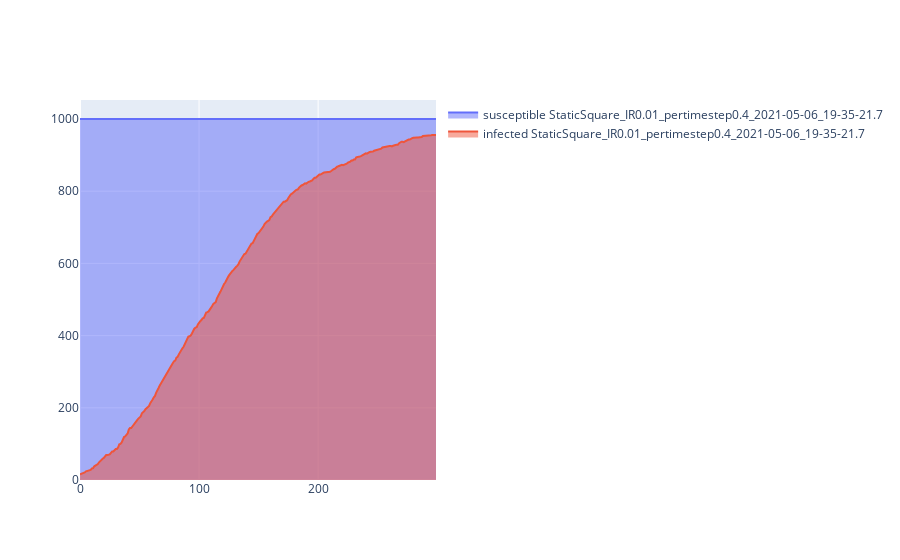

Write notebook code for a chart like this one.
### Code cell
scatters, group_counts = create_folder_data_scatter('../Task_4/output\\StaticSquare_IR0.01_pertimestep0.4_2021-05-06_19-35-21.7',
)
iplot(scatters)

### Figure 1 — Plotly figure (JSON) as saved in the notebook; plotly's stock layout.template omitted (floating-point values rounded to 4 significant figures; data arrays with more than 128 entries replaced by an {"elided": "..."} marker saying what was removed)
{"data": [{"fill": "tozeroy", "mode": "lines", "name": "susceptible StaticSquare_IR0.01_pertimestep0.4_2021-05-06_19-35-21.7", "type": "scatter", "x": {"elided": "300 int values"}, "y": {"elided": "300 int values"}}, {"fill": "tozeroy", "mode": "lines", "name": "infected StaticSquare_IR0.01_pertimestep0.4_2021-05-06_19-35-21.7", "type": "scatter", "x": {"elided": "300 int values"}, "y": {"elided": "300 int values"}}], "layout": {}}
